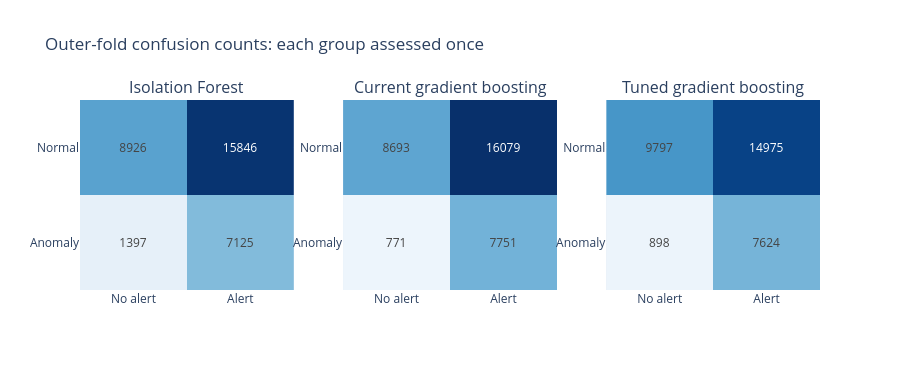

This figure's notebook cell:
### Code cell
fig = make_subplots(rows=1, cols=3, subplot_titles=list(names.values()))
for column, (name, entry) in enumerate(result["procedures"].items(), start=1):
    m = entry["pooled"]
    matrix = [[m["tn"], m["fp"]], [m["fn"], m["tp"]]]
    fig.add_trace(
        go.Heatmap(
            z=matrix,
            x=["No alert", "Alert"],
            y=["Normal", "Anomaly"],
            text=matrix,
            texttemplate="%{text}",
            colorscale="Blues",
            showscale=False,
            zmin=0,
            zmax=int(pooled[["tn", "fp", "fn", "tp"]].to_numpy().max()),
        ),
        row=1,
        col=column,
    )
fig.update_yaxes(autorange="reversed")
fig.update_layout(height=370, title="Outer-fold confusion counts: each group assessed once")
fig.show()

### Figure 1 — Plotly figure (JSON) as saved in the notebook; plotly's stock layout.template omitted (floating-point values rounded to 4 significant figures)
{"data": [{"colorscale": [[0.0, "rgb(247,251,255)"], [0.125, "rgb(222,235,247)"], [0.25, "rgb(198,219,239)"], [0.375, "rgb(158,202,225)"], [0.5, "rgb(107,174,214)"], [0.625, "rgb(66,146,198)"], [0.75, "rgb(33,113,181)"], [0.875, "rgb(8,81,156)"], [1.0, "rgb(8,48,107)"]], "showscale": false, "text": [[8926, 15846], [1397, 7125]], "texttemplate": "%{text}", "type": "heatmap", "x": ["No alert", "Alert"], "xaxis": "x", "y": ["Normal", "Anomaly"], "yaxis": "y", "z": [[8926, 15846], [1397, 7125]], "zmax": 16079, "zmin": 0}, {"colorscale": [[0.0, "rgb(247,251,255)"], [0.125, "rgb(222,235,247)"], [0.25, "rgb(198,219,239)"], [0.375, "rgb(158,202,225)"], [0.5, "rgb(107,174,214)"], [0.625, "rgb(66,146,198)"], [0.75, "rgb(33,113,181)"], [0.875, "rgb(8,81,156)"], [1.0, "rgb(8,48,107)"]], "showscale": false, "text": [[8693, 16079], [771, 7751]], "texttemplate": "%{text}", "type": "heatmap", "x": ["No alert", "Alert"], "xaxis": "x2", "y": ["Normal", "Anomaly"], "yaxis": "y2", "z": [[8693, 16079], [771, 7751]], "zmax": 16079, "zmin": 0}, {"colorscale": [[0.0, "rgb(247,251,255)"], [0.125, "rgb(222,235,247)"], [0.25, "rgb(198,219,239)"], [0.375, "rgb(158,202,225)"], [0.5, "rgb(107,174,214)"], [0.625, "rgb(66,146,198)"], [0.75, "rgb(33,113,181)"], [0.875, "rgb(8,81,156)"], [1.0, "rgb(8,48,107)"]], "showscale": false, "text": [[9797, 14975], [898, 7624]], "texttemplate": "%{text}", "type": "heatmap", "x": ["No alert", "Alert"], "xaxis": "x3", "y": ["Normal", "Anomaly"], "yaxis": "y3", "z": [[9797, 14975], [898, 7624]], "zmax": 16079, "zmin": 0}], "layout": {"annotations": [{"font": {"size": 16}, "showarrow": false, "text": "Isolation Forest", "x": 0.1444, "xanchor": "center", "xref": "paper", "y": 1.0, "yanchor": "bottom", "yref": "paper"}, {"font": {"size": 16}, "showarrow": false, "text": "Current gradient boosting", "x": 0.5, "xanchor": "center", "xref": "paper", "y": 1.0, "yanchor": "bottom", "yref": "paper"}, {"font": {"size": 16}, "showarrow": false, "text": "Tuned gradient boosting", "x": 0.8556, "xanchor": "center", "xref": "paper", "y": 1.0, "yanchor": "bottom", "yref": "paper"}], "height": 370, "title": {"text": "Outer-fold confusion counts: each group assessed once"}, "xaxis": {"anchor": "y", "domain": [0.0, 0.2889]}, "xaxis2": {"anchor": "y2", "domain": [0.3556, 0.6444]}, "xaxis3": {"anchor": "y3", "domain": [0.7111, 1.0]}, "yaxis": {"anchor": "x", "autorange": "reversed", "domain": [0.0, 1.0]}, "yaxis2": {"anchor": "x2", "autorange": "reversed", "domain": [0.0, 1.0]}, "yaxis3": {"anchor": "x3", "autorange": "reversed", "domain": [0.0, 1.0]}}}
